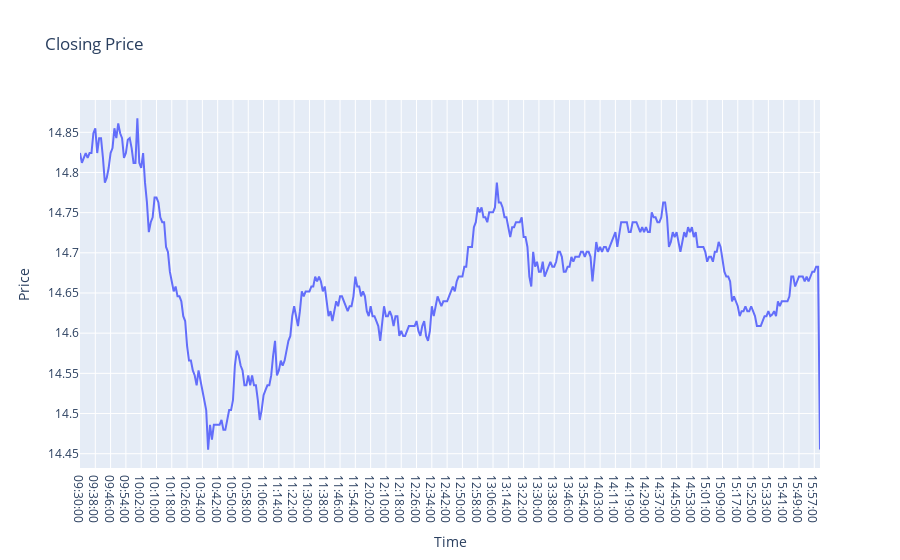

The notebook cell this image was saved under:
### Code cell
import plotly.graph_objects as go
## Plot the closing prices with time in the x axis and price ini the y axis
fig = go.Figure(data=go.Scatter(x=dfA1day1["Time"], y=dfA1day1["Closing Price"], mode='lines'))
## Plot the closing prices with time in the x axis and price ini the y axis
fig.update_layout(
    title='Closing Price',
    xaxis=dict(title='Time'),
    yaxis=dict(title='Price')
)

# Show the plot
fig.show()

### Figure 1 — Plotly figure (JSON) as saved in the notebook; plotly's stock layout.template omitted (floating-point values rounded to 4 significant figures; data arrays with more than 128 entries replaced by an {"elided": "..."} marker saying what was removed)
{"data": [{"mode": "lines", "type": "scatter", "x": {"elided": "388 str values"}, "y": {"elided": "388 float values"}}], "layout": {"title": {"text": "Closing Price"}, "xaxis": {"title": {"text": "Time"}}, "yaxis": {"title": {"text": "Price"}}}}
